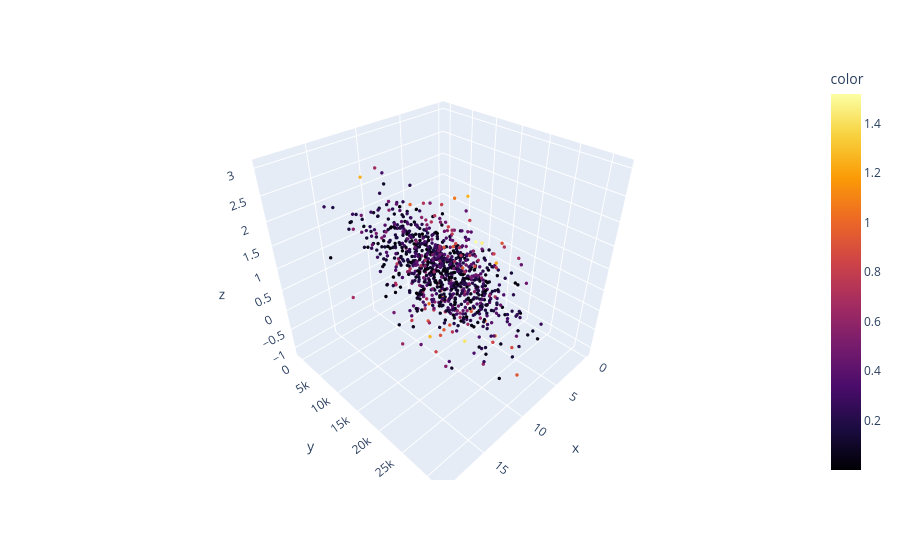

The notebook cell saved with this chart:
### Code cell
import plotly.express as plotly

yp = bias + X[:, 0] * b1 + X[:, 1] * b2

figure = plotly.scatter_3d(
    x=X[:, 0],
    y=X[:, 1],
    z=y,
    color=(y - yp).abs(),
    color_continuous_scale="inferno"
)

figure.update_traces(
    marker=dict(
        size=2,
        #color="gray",
        opacity=1
    )
)

figure.show()

### Figure 1 — Plotly figure (JSON) as saved in the notebook; plotly's stock layout.template omitted (floating-point values rounded to 4 significant figures; data arrays with more than 128 entries replaced by an {"elided": "..."} marker saying what was removed)
{"data": [{"hovertemplate": "x=%{x}<br>y=%{y}<br>z=%{z}<br>color=%{marker.color}<extra></extra>", "legendgroup": "", "marker": {"color": {"elided": "1000 float values"}, "coloraxis": "coloraxis", "opacity": 1, "size": 2, "symbol": "circle"}, "mode": "markers", "name": "", "scene": "scene", "showlegend": false, "type": "scatter3d", "x": {"elided": "1000 float values"}, "y": {"elided": "1000 float values"}, "z": {"elided": "1000 float values"}}], "layout": {"coloraxis": {"colorbar": {"title": {"text": "color"}}, "colorscale": [[0, "#000004"], [0.1111, "#1b0c41"], [0.2222, "#4a0c6b"], [0.3333, "#781c6d"], [0.4444, "#a52c60"], [0.5556, "#cf4446"], [0.6667, "#ed6925"], [0.7778, "#fb9b06"], [0.8889, "#f7d13d"], [1, "#fcffa4"]]}, "legend": {"tracegroupgap": 0}, "margin": {"t": 60}, "scene": {"domain": {"x": [0, 1], "y": [0, 1]}, "xaxis": {"title": {"text": "x"}}, "yaxis": {"title": {"text": "y"}}, "zaxis": {"title": {"text": "z"}}}}}
